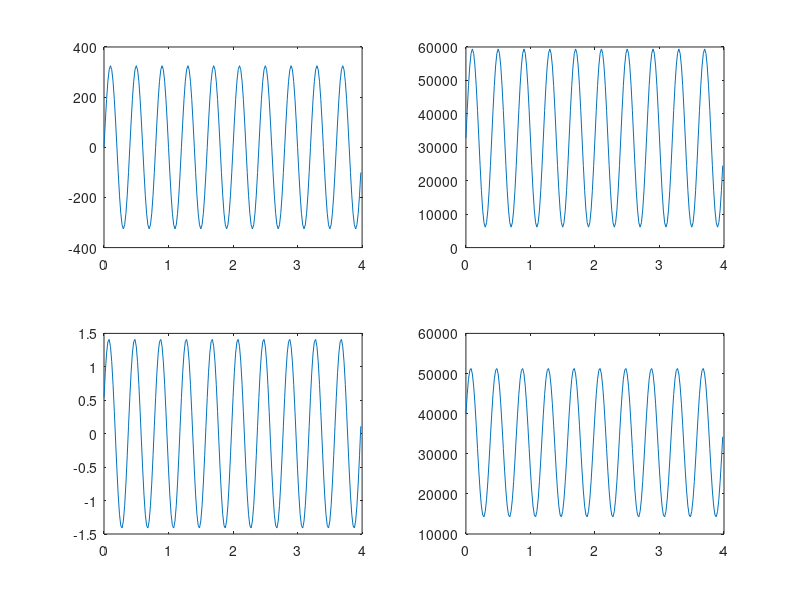

Recreate this plot in MATLAB.
% hola Mundo
F0=50;      % Frecuencia fundamental 50Hz
T0=1/F0;    % Periodo, 20ms
Fs=F0*20;   % Frecuencia de muestreo, 20 muestras por periodo
N=200;      % Numero de muestras totales
n=(0:N-1);  % indice de tiempo discreto
V=230*sqrt(2)*sin(2*pi*F0*n/Fs); % Señal de voltaje de la linea de 230Vrms.
datosV=round(((V+400)/800)*(2^16)); % Señal de Intensidad de 1Arms
I=1*sqrt(2)*sin(2*pi*F0*n/Fs+pi/8); % Datos del ADC de tensión, adc de 16 bits, con offset 0, midiendo de -400V a 400V
datosI=round(((I+2.5)/5)*(2^16)); % Datos del ADC de intensidad, adc de 16 bits, con offset 0, midiendo de -5A a 5A

subplot(2,2,1)
plot(n*T0,V);
subplot(2,2,2)
plot(n*T0,datosV);

subplot(2,2,3)
plot(n*T0,I);
subplot(2,2,4)
plot(n*T0,datosI);

Veff=sqrt(sum(V.^2)/N) %V, Voltios
Ieff=sqrt(sum(I.^2)/N) %A, Amperios
S=Veff*Ieff            %W, Vatios
P=sum(V.*I)/N          %VA, Voltio-Amperio
Q=sqrt(S^2-P^2)        %VAr, Voltio-Amperio Reactivo
fdp=P/S                % 
E=S*N/Fs/1000/60/60    % kWh, Kilovatio Hora
